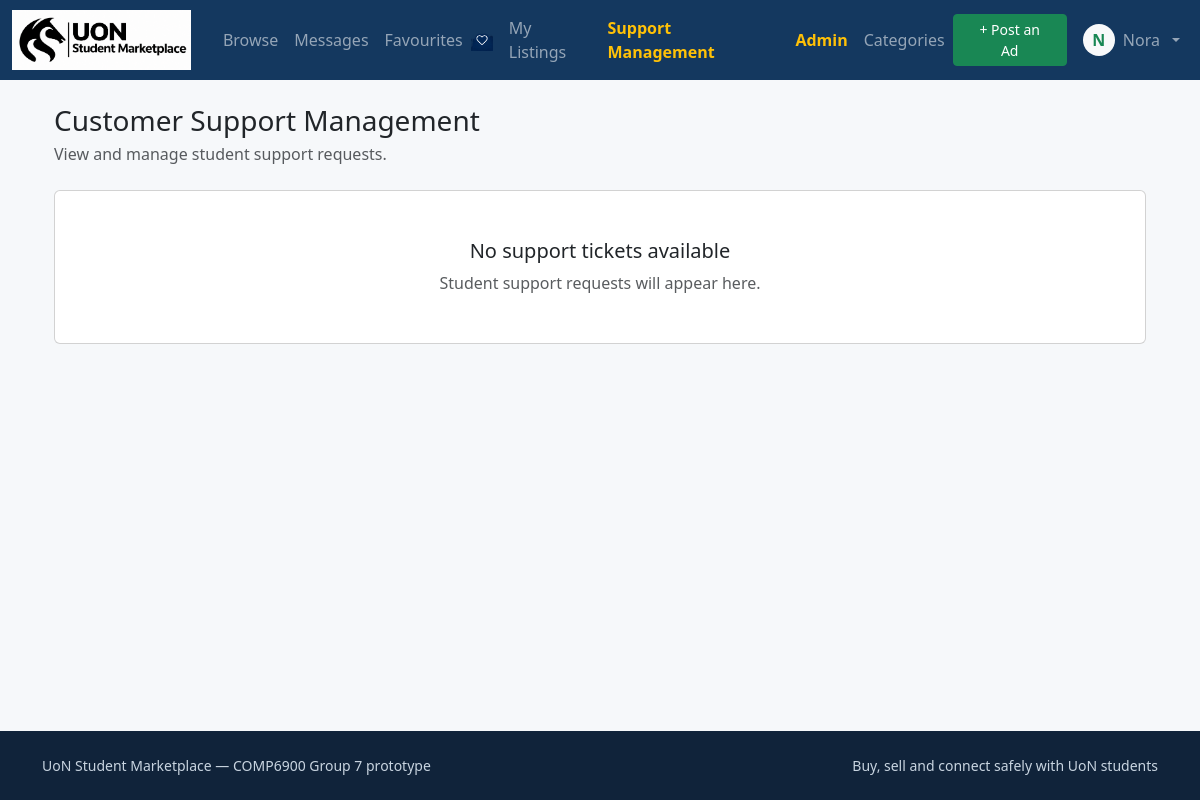
The page /admin/support (signed in) on the database as committed earlier.
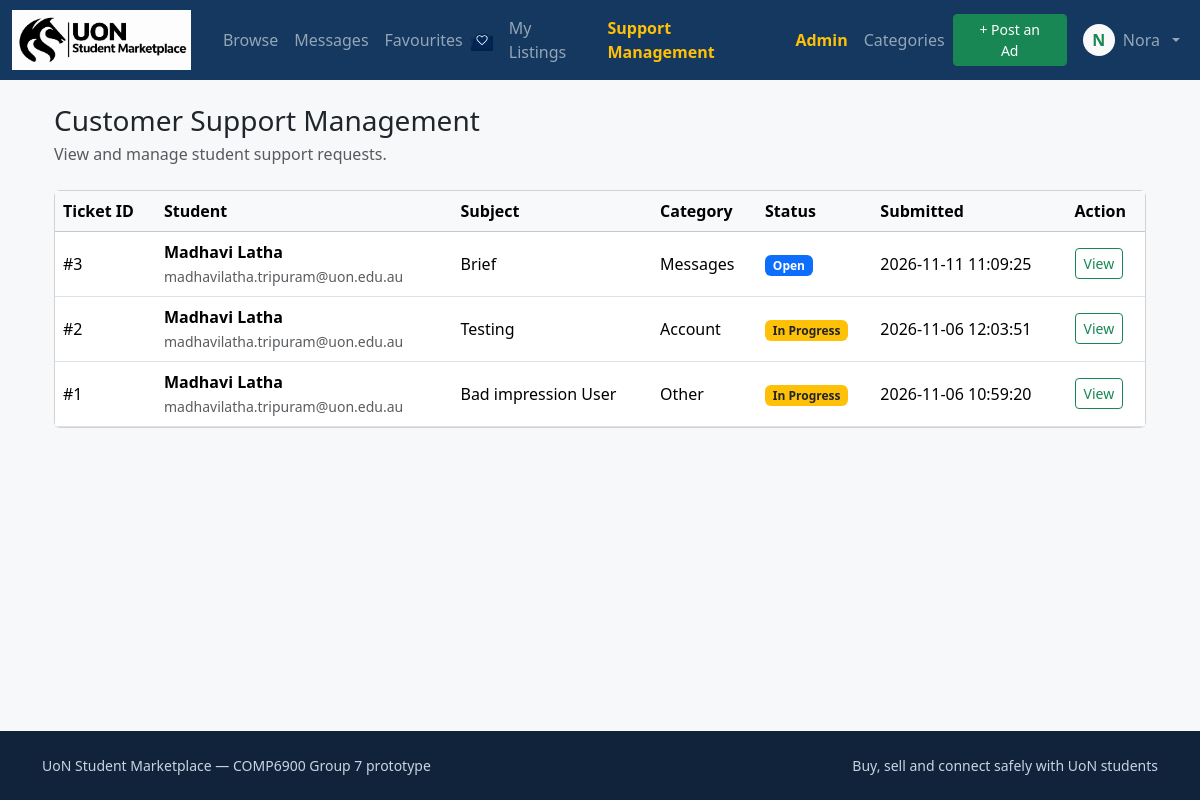
The same page on the database as committed later.
### tables this page shows
CREATE TABLE support_tickets (
                ticket_id INTEGER PRIMARY KEY AUTOINCREMENT,
                user_id INTEGER NOT NULL
                    REFERENCES users(user_id),
                category TEXT NOT NULL,
                subject TEXT NOT NULL,
                description TEXT NOT NULL,
                status TEXT NOT NULL DEFAULT 'open'
                    CHECK (status IN ('open', 'in_progress', 'resolved')),
                created_at TEXT NOT NULL,
                updated_at TEXT NOT NULL
            );

CREATE TABLE users (
    user_id        INTEGER PRIMARY KEY AUTOINCREMENT,
    email          TEXT NOT NULL UNIQUE,
    password_hash  TEXT NOT NULL,                -- PBKDF2-SHA256, never plain text
    first_name     TEXT NOT NULL,
    last_name      TEXT NOT NULL,
    phone          TEXT,
    role           TEXT NOT NULL DEFAULT 'student'
                   CHECK (role IN ('student', 'admin')),
    status         TEXT NOT NULL DEFAULT 'active'
                   CHECK (status IN ('active', 'suspended')),
    created_at     TEXT NOT NULL
, profile_photo TEXT);

### app/views/support.py (the view)
@bp.route("/admin/support")
@admin_required
def admin_tickets():
    tickets = db.get_db().query(
        """
        SELECT st.ticket_id, st.category, st.subject, st.status,
               st.created_at, st.updated_at,
               u.first_name, u.last_name, u.email
        FROM support_tickets st
        JOIN users u ON u.user_id = st.user_id
        ORDER BY CASE st.status
            WHEN 'open' THEN 1
            WHEN 'in_progress' THEN 2
            WHEN 'resolved' THEN 3
            ELSE 4
        END, st.created_at DESC
        """
    )
    return render_template(
        "support/admin_tickets.html",
        tickets=tickets,
    )

### app/db.py (called while the page is built)
def _connect_sqlite(config):
    conn = sqlite3.connect(str(config["SQLITE_PATH"]))
    conn.row_factory = sqlite3.Row
    conn.execute("PRAGMA foreign_keys = ON")
    return conn

def get_db():
    if "db" not in g:
        g.db = Database(_connect_sqlite(current_app.config))
    return g.db

    def query(self, sql, params=(), one=False):
        cur = self.conn.cursor()
        cur.execute(sql, tuple(params))
        columns = [column[0] for column in cur.description] if cur.description else []
        rows = [dict(zip(columns, row)) for row in cur.fetchall()]
        cur.close()
        return rows[0] if (one and rows) else (None if one else rows)

### app/security.py (called while the page is built)
def current_user():
    if "user_id" not in session:
        return None
    if not hasattr(g, "_current_user"):
        g._current_user = get_db_user(session["user_id"])
        if g._current_user and g._current_user["status"] != "active":
            logout_user()
            g._current_user = None
    return g._current_user

def get_db_user(user_id):
    from .db import get_db
    return get_db().query(
        "SELECT * FROM users WHERE user_id = ?",
        (user_id,),
        one=True,
    )

### app/templates/support/admin_tickets.html (shortened to what this page needs)
{% extends "base.html" %}
{% block content %}
<div class="container">
  <div class="mb-4">
    <h1 class="h3 mb-1">Customer Support Management</h1>
    <p class="text-muted mb-0">
      View and manage student support requests.
    </p>
  </div>
  {% if tickets %}
    <div class="card">
      <div class="table-responsive">
        <table class="table table-hover align-middle mb-0">
          <thead class="table-light">
            <tr>
              <th scope="col">Ticket ID</th>
              <th scope="col">Student</th>
              <th scope="col">Subject</th>
              <th scope="col">Category</th>
              <th scope="col">Status</th>
              <th scope="col">Submitted</th>
              <th scope="col">Action</th>
            </tr>
          </thead>
          <tbody>
            {% for ticket in tickets %}
              <tr>
                <td>#{{ ticket.ticket_id }}</td>
                <td>
                  <strong>
                    {{ ticket.first_name }} {{ ticket.last_name }}
                  </strong>
                  <br>
                  <small class="text-muted">
                    {{ ticket.email }}
                  </small>
                </td>
                <td>{{ ticket.subject }}</td>
                <td>{{ ticket.category }}</td>
                <td>
                  {% if ticket.status == 'open' %}
                    <span class="badge bg-primary">Open</span>
                  {% elif ticket.status == 'in_progress' %}
                    <span class="badge bg-warning text-dark">In Progress</span>
                  {% elif ticket.status == 'resolved' %}
                    <span class="badge bg-success">Resolved</span>
                  {% else %}
                    <span class="badge bg-secondary">
                      {{ ticket.status|replace('_', ' ')|title }}
                    </span>
                  {% endif %}
                </td>
                <td>{{ ticket.created_at }}</td>
                <td>
                  <a
                    href="{{ url_for('support.admin_ticket_detail', ticket_id=ticket.ticket_id) }}"
                    class="btn btn-sm btn-outline-success"
                    aria-label="View support ticket #{{ ticket.ticket_id }}"
                  >
                    View
                  </a>
                </td>
              </tr>
            {% endfor %}
          </tbody>
        </table>
      </div>
    </div>
  {% else %}
    <div class="card p-5 text-center">
      <h5>No support tickets available</h5>
      <p class="text-muted mb-0">
        Student support requests will appear here.
      </p>
    </div>
  {% endif %}
</div>
{% endblock %}

Rows that differ between the two databases and show on the page:
added support_tickets: ticket_id "3", first_name "Madhavi", last_name "Latha", email "madhavilatha.tripuram@uon.edu.au", subject "Brief", category "Messages", status "Open", created_at "2026-11-11 11:09:25"
added support_tickets: ticket_id "2", first_name "Madhavi", last_name "Latha", email "madhavilatha.tripuram@uon.edu.au", subject "Testing", category "Account", status "In Progress", created_at "2026-11-06 12:03:51"
added support_tickets: ticket_id "1", first_name "Madhavi", last_name "Latha", email "madhavilatha.tripuram@uon.edu.au", subject "Bad impression User", category "Other", status "In Progress", created_at "2026-11-06 10:59:20"
Other text that changed with them:
text no longer shown: "No support tickets available Student support requests will appear here."
text now shown: "Ticket ID Student Subject Category Status Submitted Action"
